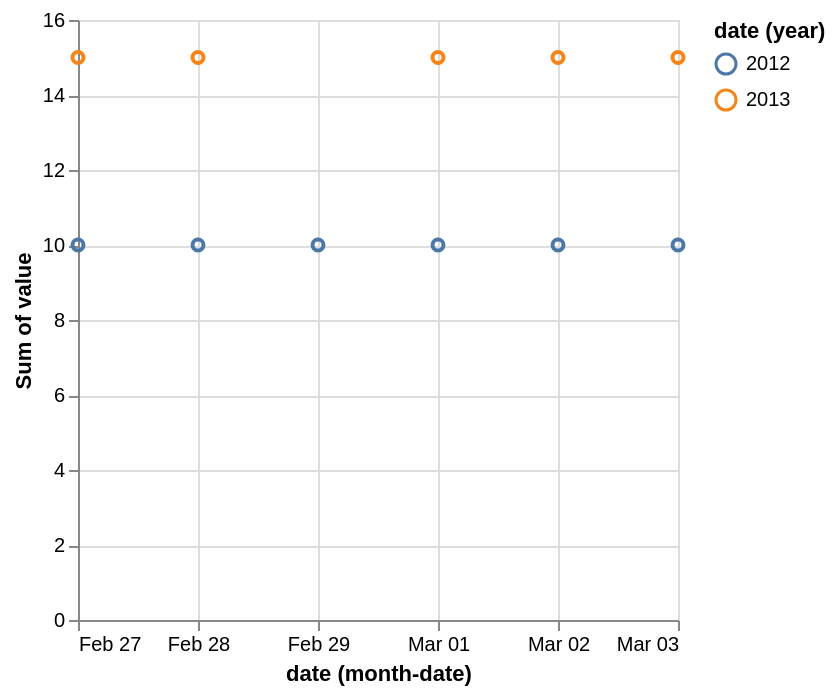

Vega-Lite specification stored for this chart:
### Vega-Lite specification from a JSON file in a GitHub repository (floating-point values rounded to 4 significant figures)
{"$schema": "https://vega.github.io/schema/vega-lite/v2.json", "width": 300, "data": {"values": [{"date": "2012-02-27", "value": 10}, {"date": "2012-02-28", "value": 10}, {"date": "2012-02-29", "value": 10}, {"date": "2012-03-01", "value": 10}, {"date": "2012-03-02", "value": 10}, {"date": "2012-03-03", "value": 10}, {"date": "2013-02-27", "value": 15}, {"date": "2013-02-28", "value": 15}, {"date": "2013-03-01", "value": 15}, {"date": "2013-03-02", "value": 15}, {"date": "2013-03-03", "value": 15}]}, "mark": "point", "encoding": {"x": {"field": "date", "type": "temporal", "timeUnit": "utcmonthdate"}, "y": {"field": "value", "type": "quantitative", "aggregate": "sum"}, "color": {"field": "date", "type": "nominal", "timeUnit": "utcyear"}, "tooltip": [{"field": "date", "type": "nominal", "timeUnit": "utcmonthdate", "format": "%Y-%m-%d", "title": "aggregated date"}]}}
